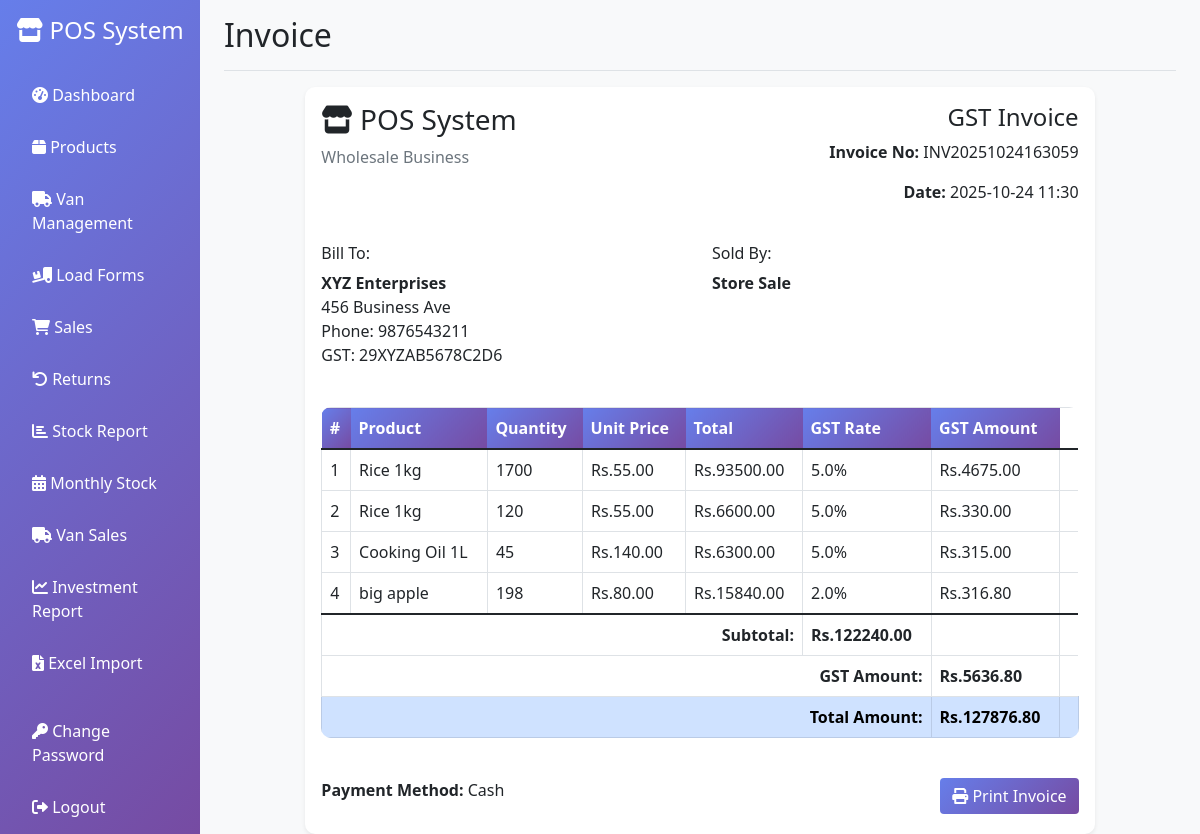
The app's page /invoice/3 (signed in) with its own data.
### app.py (models this page shows)
class Sale(db.Model):
    id = db.Column(db.Integer, primary_key=True)
    invoice_number = db.Column(db.String(50), unique=True, nullable=False)
    customer_id = db.Column(db.Integer, db.ForeignKey('customer.id'))
    van_id = db.Column(db.Integer, db.ForeignKey('van.id'))
    total_amount = db.Column(db.Float, nullable=False)
    gst_amount = db.Column(db.Float, default=0)
    discount_amount = db.Column(db.Float, default=0)
    final_amount = db.Column(db.Float, nullable=False)
    payment_method = db.Column(db.String(20), default='cash')
    is_gst_invoice = db.Column(db.Boolean, default=True)
    date = db.Column(db.DateTime, default=datetime.utcnow)
    created_by = db.Column(db.Integer, db.ForeignKey('user.id'), nullable=False)
    customer = db.relationship('Customer', backref='sales')
    van = db.relationship('Van', backref='sales')
    user = db.relationship('User', backref='sales')

class Customer(db.Model):
    id = db.Column(db.Integer, primary_key=True)
    name = db.Column(db.String(100), nullable=False)
    phone = db.Column(db.String(20))
    email = db.Column(db.String(100))
    address = db.Column(db.Text)
    gst_number = db.Column(db.String(20))
    created_at = db.Column(db.DateTime, default=datetime.utcnow)

class SaleItem(db.Model):
    id = db.Column(db.Integer, primary_key=True)
    sale_id = db.Column(db.Integer, db.ForeignKey('sale.id'), nullable=False)
    product_id = db.Column(db.Integer, db.ForeignKey('product.id'), nullable=False)
    quantity = db.Column(db.Integer, nullable=False)
    unit_price = db.Column(db.Float, nullable=False)
    total_price = db.Column(db.Float, nullable=False)
    gst_rate = db.Column(db.Float, default=18.0)
    sale = db.relationship('Sale', backref='sale_items')
    product = db.relationship('Product', backref='sale_items')

class Product(db.Model):
    id = db.Column(db.Integer, primary_key=True)
    name = db.Column(db.String(100), nullable=False)
    sku = db.Column(db.String(50), unique=True, nullable=False)
    category = db.Column(db.String(50), nullable=False)
    cost_price = db.Column(db.Float, nullable=False)
    selling_price = db.Column(db.Float, nullable=False)
    stock_quantity = db.Column(db.Integer, default=0)
    min_stock_level = db.Column(db.Integer, default=10)
    gst_rate = db.Column(db.Float, default=18.0)  # GST percentage
    created_at = db.Column(db.DateTime, default=datetime.utcnow)
    updated_at = db.Column(db.DateTime, default=datetime.utcnow, onupdate=datetime.utcnow)

### app.py (the view)
@app.route('/invoice/<int:sale_id>')
@login_required
def generate_invoice(sale_id):
    sale = Sale.query.get_or_404(sale_id)
    sale_items = SaleItem.query.filter_by(sale_id=sale_id).all()
    return render_template('invoice.html', sale=sale, sale_items=sale_items)

### app.py (called while the page is built)
@login_manager.user_loader
def load_user(user_id):
    return User.query.get(int(user_id))

### templates/invoice.html (shortened to what this page needs)
{% extends "base.html" %}
{% block page_title %}Invoice{% endblock %}
{% block content %}
<div class="row justify-content-center">
    <div class="col-md-10">
        <div class="card">
            <div class="card-body">
                <div class="row mb-4">
                    <div class="col-md-6">
                        <h3><i class="fas fa-store"></i> POS System</h3>
                        <p class="text-muted">Wholesale Business</p>
                    </div>
                    <div class="col-md-6 text-end">
                        <h4>{% if sale.is_gst_invoice %}GST Invoice{% else %}Bill{% endif %}</h4>
                        <p><strong>Invoice No:</strong> {{ sale.invoice_number }}</p>
                        <p><strong>Date:</strong> {{ sale.date.strftime('%Y-%m-%d %H:%M') }}</p>
                    </div>
                </div>
                <div class="row mb-4">
                    <div class="col-md-6">
                        <h6>Bill To:</h6>
                        {% if sale.customer %}
                        <p>
                            <strong>{{ sale.customer.name }}</strong><br>
                            {% if sale.customer.address %}{{ sale.customer.address }}<br>{% endif %}
                            {% if sale.customer.phone %}Phone: {{ sale.customer.phone }}<br>{% endif %}
                            {% if sale.customer.gst_number %}GST: {{ sale.customer.gst_number }}{% endif %}
                        </p>
                        {% else %}
                        <p><strong>Walk-in Customer</strong></p>
                        {% endif %}
                    </div>
                    <div class="col-md-6">
                        <h6>Sold By:</h6>
                        {% if sale.van %}
                        <p>
                            <strong>{{ sale.van.name }}</strong><br>
                            {% if sale.van.driver_name %}Driver: {{ sale.van.driver_name }}<br>{% endif %}
                            {% if sale.van.phone %}Phone: {{ sale.van.phone }}{% endif %}
                        </p>
                        {% else %}
                        <p><strong>Store Sale</strong></p>
                        {% endif %}
                    </div>
                </div>
                <div class="table-responsive">
                    <table class="table table-bordered">
                        <thead>
                            <tr>
                                <th>#</th>
                                <th>Product</th>
                                <th>Quantity</th>
                                <th>Unit Price</th>
                                <th>Total</th>
                                {% if sale.is_gst_invoice %}
                                <th>GST Rate</th>
                                <th>GST Amount</th>
                                {% endif %}
                            </tr>
                        </thead>
                        <tbody>
                            {% for item in sale_items %}
                            <tr>
                                <td>{{ loop.index }}</td>
                                <td>{{ item.product.name }}</td>
                                <td>{{ item.quantity }}</td>
                                <td>Rs.{{ "%.2f"|format(item.unit_price) }}</td>
                                <td>Rs.{{ "%.2f"|format(item.total_price) }}</td>
                                {% if sale.is_gst_invoice %}
                                <td>{{ item.gst_rate }}%</td>
                                <td>Rs.{{ "%.2f"|format(item.total_price * item.gst_rate / 100) }}</td>
                                {% endif %}
                            </tr>
                            {% endfor %}
                        </tbody>
                        <tfoot>
                            <tr>
                                <td colspan="{% if sale.is_gst_invoice %}5{% else %}4{% endif %}" class="text-end"><strong>Subtotal:</strong></td>
                                <td><strong>Rs.{{ "%.2f"|format(sale.total_amount) }}</strong></td>
                                {% if sale.is_gst_invoice %}
                                <td></td>
                                {% endif %}
                            </tr>
                            {% if sale.is_gst_invoice %}
                            <tr>
                                <td colspan="6" class="text-end"><strong>GST Amount:</strong></td>
                                <td><strong>Rs.{{ "%.2f"|format(sale.gst_amount) }}</strong></td>
                            </tr>
                            {% endif %}
                            <tr class="table-primary">
                                <td colspan="{% if sale.is_gst_invoice %}6{% else %}5{% endif %}" class="text-end"><strong>Total Amount:</strong></td>
                                <td><strong>Rs.{{ "%.2f"|format(sale.final_amount) }}</strong></td>
                                {% if sale.is_gst_invoice %}
                                <td></td>
                                {% endif %}
                            </tr>
                        </tfoot>
                    </table>
                </div>
                <div class="row mt-4">
                    <div class="col-md-6">
                        <p><strong>Payment Method:</strong> {{ sale.payment_method.title() }}</p>
                    </div>
                    <div class="col-md-6 text-end">
                        <button onclick="window.print()" class="btn btn-primary">
                            <i class="fas fa-print"></i> Print Invoice
                        </button>
                    </div>
                </div>
            </div>
        </div>
    </div>
</div>
{% endblock %}

### templates/base.html (style rules this page uses)
.card { border: none; box-shadow: 0 0.125rem 0.25rem rgba(0, 0, 0, 0.075); border-radius: 10px; }
.btn-primary { background: linear-gradient(135deg, #667eea 0%, #764ba2 100%); border: none; }
.table { border-radius: 10px; overflow: hidden; }
.table thead th { background: linear-gradient(135deg, #667eea 0%, #764ba2 100%); color: white; border: none; }

### records on screen
Sale: invoice_number "INV20251024163059", date "2025-10-24 11:30", total_amount "122240.00", gst_amount "5636.80", final_amount "127876.80", payment_method "Cash"
Customer: customer.name "XYZ Enterprises", customer.address "456 Business Ave", customer.phone "9876543211", customer.gst_number "29XYZAB5678C2D6"
SaleItem: product.name "Rice 1kg", quantity "1700", unit_price "55.00", total_price "93500.00", gst_rate "5.0", item.total_price*item.gst_rate/100 "4675.00"
SaleItem: product.name "Rice 1kg", quantity "120", unit_price "55.00", total_price "6600.00", gst_rate "5.0", item.total_price*item.gst_rate/100 "330.00"
SaleItem: product.name "Cooking Oil 1L", quantity "45", unit_price "140.00", total_price "6300.00", gst_rate "5.0", item.total_price*item.gst_rate/100 "315.00"
SaleItem: product.name "big apple", quantity "198", unit_price "80.00", total_price "15840.00", gst_rate "2.0", item.total_price*item.gst_rate/100 "316.80"
